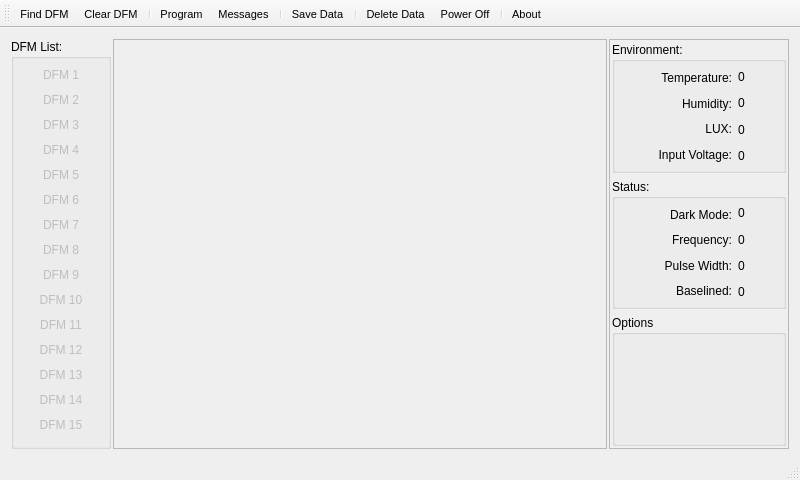
<?xml version="1.0" encoding="UTF-8"?>
<ui version="4.0">
 <class>MainWindow</class>
 <widget class="QMainWindow" name="MainWindow">
  <property name="geometry">
   <rect>
    <x>0</x>
    <y>0</y>
    <width>800</width>
    <height>480</height>
   </rect>
  </property>
  <property name="minimumSize">
   <size>
    <width>800</width>
    <height>480</height>
   </size>
  </property>
  <property name="maximumSize">
   <size>
    <width>800</width>
    <height>480</height>
   </size>
  </property>
  <property name="windowTitle">
   <string>MainWindow</string>
  </property>
  <widget class="QWidget" name="centralwidget">
   <layout class="QHBoxLayout" name="horizontalLayout">
    <item>
     <widget class="QStackedWidget" name="StackedPages">
      <property name="currentIndex">
       <number>1</number>
      </property>
      <widget class="QWidget" name="ProgramPage">
       <property name="toolTipDuration">
        <number>-8</number>
       </property>
      </widget>
      <widget class="QWidget" name="DFMPage">
       <property name="toolTipDuration">
        <number>4</number>
       </property>
       <layout class="QHBoxLayout" name="horizontalLayout_4">
        <property name="spacing">
         <number>2</number>
        </property>
        <property name="leftMargin">
         <number>2</number>
        </property>
        <property name="topMargin">
         <number>2</number>
        </property>
        <property name="rightMargin">
         <number>2</number>
        </property>
        <property name="bottomMargin">
         <number>2</number>
        </property>
        <item>
         <widget class="QGroupBox" name="DFMGroupBox">
          <property name="maximumSize">
           <size>
            <width>100</width>
            <height>16777215</height>
           </size>
          </property>
          <property name="title">
           <string>DFM List:</string>
          </property>
          <layout class="QVBoxLayout" name="verticalLayout">
           <property name="spacing">
            <number>0</number>
           </property>
           <property name="leftMargin">
            <number>2</number>
           </property>
           <property name="topMargin">
            <number>2</number>
           </property>
           <property name="rightMargin">
            <number>2</number>
           </property>
           <property name="bottomMargin">
            <number>2</number>
           </property>
           <item>
            <widget class="QPushButton" name="DFM1Button">
             <property name="enabled">
              <bool>false</bool>
             </property>
             <property name="autoFillBackground">
              <bool>false</bool>
             </property>
             <property name="text">
              <string>DFM 1</string>
             </property>
             <property name="flat">
              <bool>true</bool>
             </property>
            </widget>
           </item>
           <item>
            <widget class="QPushButton" name="DFM2Button">
             <property name="enabled">
              <bool>false</bool>
             </property>
             <property name="text">
              <string>DFM 2</string>
             </property>
             <property name="default">
              <bool>false</bool>
             </property>
             <property name="flat">
              <bool>true</bool>
             </property>
            </widget>
           </item>
           <item>
            <widget class="QPushButton" name="DFM3Button">
             <property name="enabled">
              <bool>false</bool>
             </property>
             <property name="text">
              <string>DFM 3</string>
             </property>
             <property name="flat">
              <bool>true</bool>
             </property>
            </widget>
           </item>
           <item>
            <widget class="QPushButton" name="DFM4Button">
             <property name="enabled">
              <bool>false</bool>
             </property>
             <property name="text">
              <string>DFM 4</string>
             </property>
             <property name="flat">
              <bool>true</bool>
             </property>
            </widget>
           </item>
           <item>
            <widget class="QPushButton" name="DFM5Button">
             <property name="enabled">
              <bool>false</bool>
             </property>
             <property name="text">
              <string>DFM 5</string>
             </property>
             <property name="flat">
              <bool>true</bool>
             </property>
            </widget>
           </item>
           <item>
            <widget class="QPushButton" name="DFM6Button">
             <property name="enabled">
              <bool>false</bool>
             </property>
             <property name="text">
              <string>DFM 6</string>
             </property>
             <property name="flat">
              <bool>true</bool>
             </property>
            </widget>
           </item>
           <item>
            <widget class="QPushButton" name="DFM7Button">
             <property name="enabled">
              <bool>false</bool>
             </property>
             <property name="text">
              <string>DFM 7</string>
             </property>
             <property name="flat">
              <bool>true</bool>
             </property>
            </widget>
           </item>
           <item>
            <widget class="QPushButton" name="DFM8Button">
             <property name="enabled">
              <bool>false</bool>
             </property>
             <property name="text">
              <string>DFM 8</string>
             </property>
             <property name="flat">
              <bool>true</bool>
             </property>
            </widget>
           </item>
           <item>
            <widget class="QPushButton" name="DFM9Button">
             <property name="enabled">
              <bool>false</bool>
             </property>
             <property name="text">
              <string>DFM 9</string>
             </property>
             <property name="flat">
              <bool>true</bool>
             </property>
            </widget>
           </item>
           <item>
            <widget class="QPushButton" name="DFM10Button">
             <property name="enabled">
              <bool>false</bool>
             </property>
             <property name="text">
              <string>DFM 10</string>
             </property>
             <property name="flat">
              <bool>true</bool>
             </property>
            </widget>
           </item>
           <item>
            <widget class="QPushButton" name="DFM11Button">
             <property name="enabled">
              <bool>false</bool>
             </property>
             <property name="text">
              <string>DFM 11</string>
             </property>
             <property name="flat">
              <bool>true</bool>
             </property>
            </widget>
           </item>
           <item>
            <widget class="QPushButton" name="DFM12Button">
             <property name="enabled">
              <bool>false</bool>
             </property>
             <property name="text">
              <string>DFM 12</string>
             </property>
             <property name="flat">
              <bool>true</bool>
             </property>
            </widget>
           </item>
           <item>
            <widget class="QPushButton" name="DFM13Button">
             <property name="enabled">
              <bool>false</bool>
             </property>
             <property name="text">
              <string>DFM 13</string>
             </property>
             <property name="flat">
              <bool>true</bool>
             </property>
            </widget>
           </item>
           <item>
            <widget class="QPushButton" name="DFM14Button">
             <property name="enabled">
              <bool>false</bool>
             </property>
             <property name="text">
              <string>DFM 14</string>
             </property>
             <property name="flat">
              <bool>true</bool>
             </property>
            </widget>
           </item>
           <item>
            <widget class="QPushButton" name="DFM15Button">
             <property name="enabled">
              <bool>false</bool>
             </property>
             <property name="text">
              <string>DFM 15</string>
             </property>
             <property name="flat">
              <bool>true</bool>
             </property>
            </widget>
           </item>
          </layout>
         </widget>
        </item>
        <item>
         <widget class="QFrame" name="frame">
          <property name="frameShape">
           <enum>QFrame::StyledPanel</enum>
          </property>
          <property name="frameShadow">
           <enum>QFrame::Raised</enum>
          </property>
         </widget>
        </item>
        <item>
         <widget class="QFrame" name="frame_2">
          <property name="maximumSize">
           <size>
            <width>180</width>
            <height>16777215</height>
           </size>
          </property>
          <property name="frameShape">
           <enum>QFrame::StyledPanel</enum>
          </property>
          <property name="frameShadow">
           <enum>QFrame::Raised</enum>
          </property>
          <layout class="QVBoxLayout" name="verticalLayout_2">
           <property name="spacing">
            <number>6</number>
           </property>
           <property name="leftMargin">
            <number>2</number>
           </property>
           <property name="topMargin">
            <number>2</number>
           </property>
           <property name="rightMargin">
            <number>2</number>
           </property>
           <property name="bottomMargin">
            <number>2</number>
           </property>
           <item>
            <widget class="QGroupBox" name="groupBox_2">
             <property name="title">
              <string>Environment:</string>
             </property>
             <layout class="QHBoxLayout" name="horizontalLayout_2">
              <property name="spacing">
               <number>2</number>
              </property>
              <property name="leftMargin">
               <number>2</number>
              </property>
              <property name="topMargin">
               <number>2</number>
              </property>
              <property name="rightMargin">
               <number>2</number>
              </property>
              <property name="bottomMargin">
               <number>2</number>
              </property>
              <item>
               <widget class="QFrame" name="frame_3">
                <property name="frameShape">
                 <enum>QFrame::NoFrame</enum>
                </property>
                <property name="frameShadow">
                 <enum>QFrame::Plain</enum>
                </property>
                <property name="lineWidth">
                 <number>0</number>
                </property>
                <layout class="QVBoxLayout" name="verticalLayout_3">
                 <property name="spacing">
                  <number>2</number>
                 </property>
                 <property name="leftMargin">
                  <number>2</number>
                 </property>
                 <property name="topMargin">
                  <number>2</number>
                 </property>
                 <property name="rightMargin">
                  <number>2</number>
                 </property>
                 <property name="bottomMargin">
                  <number>2</number>
                 </property>
                 <item>
                  <widget class="QLabel" name="label_4">
                   <property name="layoutDirection">
                    <enum>Qt::LeftToRight</enum>
                   </property>
                   <property name="text">
                    <string>Temperature:</string>
                   </property>
                   <property name="alignment">
                    <set>Qt::AlignRight|Qt::AlignTrailing|Qt::AlignVCenter</set>
                   </property>
                  </widget>
                 </item>
                 <item>
                  <widget class="QLabel" name="label_2">
                   <property name="layoutDirection">
                    <enum>Qt::LeftToRight</enum>
                   </property>
                   <property name="text">
                    <string>Humidity:</string>
                   </property>
                   <property name="alignment">
                    <set>Qt::AlignRight|Qt::AlignTrailing|Qt::AlignVCenter</set>
                   </property>
                  </widget>
                 </item>
                 <item>
                  <widget class="QLabel" name="label">
                   <property name="layoutDirection">
                    <enum>Qt::LeftToRight</enum>
                   </property>
                   <property name="text">
                    <string>LUX:</string>
                   </property>
                   <property name="alignment">
                    <set>Qt::AlignRight|Qt::AlignTrailing|Qt::AlignVCenter</set>
                   </property>
                  </widget>
                 </item>
                 <item>
                  <widget class="QLabel" name="label_3">
                   <property name="layoutDirection">
                    <enum>Qt::LeftToRight</enum>
                   </property>
                   <property name="text">
                    <string>Input Voltage:</string>
                   </property>
                   <property name="alignment">
                    <set>Qt::AlignRight|Qt::AlignTrailing|Qt::AlignVCenter</set>
                   </property>
                  </widget>
                 </item>
                </layout>
               </widget>
              </item>
              <item>
               <widget class="QFrame" name="frame_4">
                <property name="maximumSize">
                 <size>
                  <width>45</width>
                  <height>16777215</height>
                 </size>
                </property>
                <property name="frameShape">
                 <enum>QFrame::NoFrame</enum>
                </property>
                <property name="frameShadow">
                 <enum>QFrame::Raised</enum>
                </property>
                <layout class="QVBoxLayout" name="verticalLayout_4">
                 <property name="leftMargin">
                  <number>2</number>
                 </property>
                 <property name="topMargin">
                  <number>2</number>
                 </property>
                 <property name="rightMargin">
                  <number>2</number>
                 </property>
                 <property name="bottomMargin">
                  <number>2</number>
                 </property>
                 <item>
                  <widget class="QLabel" name="TempLabel">
                   <property name="text">
                    <string>0</string>
                   </property>
                  </widget>
                 </item>
                 <item>
                  <widget class="QLabel" name="HumidLabel">
                   <property name="text">
                    <string>0</string>
                   </property>
                  </widget>
                 </item>
                 <item>
                  <widget class="QLabel" name="LUXLabel">
                   <property name="text">
                    <string>0</string>
                   </property>
                  </widget>
                 </item>
                 <item>
                  <widget class="QLabel" name="VoltsInLabel">
                   <property name="text">
                    <string>0</string>
                   </property>
                  </widget>
                 </item>
                </layout>
               </widget>
              </item>
             </layout>
            </widget>
           </item>
           <item>
            <widget class="QGroupBox" name="groupBox_3">
             <property name="title">
              <string>Status:</string>
             </property>
             <layout class="QHBoxLayout" name="horizontalLayout_3">
              <property name="spacing">
               <number>2</number>
              </property>
              <property name="leftMargin">
               <number>2</number>
              </property>
              <property name="topMargin">
               <number>2</number>
              </property>
              <property name="rightMargin">
               <number>2</number>
              </property>
              <property name="bottomMargin">
               <number>2</number>
              </property>
              <item>
               <widget class="QFrame" name="frame_5">
                <property name="frameShape">
                 <enum>QFrame::NoFrame</enum>
                </property>
                <property name="frameShadow">
                 <enum>QFrame::Plain</enum>
                </property>
                <property name="lineWidth">
                 <number>0</number>
                </property>
                <layout class="QVBoxLayout" name="verticalLayout_5">
                 <property name="spacing">
                  <number>2</number>
                 </property>
                 <property name="leftMargin">
                  <number>2</number>
                 </property>
                 <property name="topMargin">
                  <number>2</number>
                 </property>
                 <property name="rightMargin">
                  <number>2</number>
                 </property>
                 <property name="bottomMargin">
                  <number>2</number>
                 </property>
                 <item>
                  <widget class="QLabel" name="label_5">
                   <property name="layoutDirection">
                    <enum>Qt::LeftToRight</enum>
                   </property>
                   <property name="text">
                    <string>Dark Mode:</string>
                   </property>
                   <property name="alignment">
                    <set>Qt::AlignRight|Qt::AlignTrailing|Qt::AlignVCenter</set>
                   </property>
                  </widget>
                 </item>
                 <item>
                  <widget class="QLabel" name="label_6">
                   <property name="layoutDirection">
                    <enum>Qt::LeftToRight</enum>
                   </property>
                   <property name="text">
                    <string>Frequency:</string>
                   </property>
                   <property name="alignment">
                    <set>Qt::AlignRight|Qt::AlignTrailing|Qt::AlignVCenter</set>
                   </property>
                  </widget>
                 </item>
                 <item>
                  <widget class="QLabel" name="label_7">
                   <property name="layoutDirection">
                    <enum>Qt::LeftToRight</enum>
                   </property>
                   <property name="text">
                    <string>Pulse Width:</string>
                   </property>
                   <property name="alignment">
                    <set>Qt::AlignRight|Qt::AlignTrailing|Qt::AlignVCenter</set>
                   </property>
                  </widget>
                 </item>
                 <item>
                  <widget class="QLabel" name="label_8">
                   <property name="layoutDirection">
                    <enum>Qt::LeftToRight</enum>
                   </property>
                   <property name="text">
                    <string>Baselined:</string>
                   </property>
                   <property name="alignment">
                    <set>Qt::AlignRight|Qt::AlignTrailing|Qt::AlignVCenter</set>
                   </property>
                  </widget>
                 </item>
                </layout>
               </widget>
              </item>
              <item>
               <widget class="QFrame" name="frame_6">
                <property name="maximumSize">
                 <size>
                  <width>45</width>
                  <height>16777215</height>
                 </size>
                </property>
                <property name="frameShape">
                 <enum>QFrame::NoFrame</enum>
                </property>
                <property name="frameShadow">
                 <enum>QFrame::Raised</enum>
                </property>
                <layout class="QVBoxLayout" name="verticalLayout_7">
                 <property name="leftMargin">
                  <number>2</number>
                 </property>
                 <property name="topMargin">
                  <number>2</number>
                 </property>
                 <property name="rightMargin">
                  <number>2</number>
                 </property>
                 <property name="bottomMargin">
                  <number>2</number>
                 </property>
                 <item>
                  <widget class="QLabel" name="TempLabel_3">
                   <property name="text">
                    <string>0</string>
                   </property>
                  </widget>
                 </item>
                 <item>
                  <widget class="QLabel" name="HumidLabel_3">
                   <property name="text">
                    <string>0</string>
                   </property>
                  </widget>
                 </item>
                 <item>
                  <widget class="QLabel" name="LUXLabel_3">
                   <property name="text">
                    <string>0</string>
                   </property>
                  </widget>
                 </item>
                 <item>
                  <widget class="QLabel" name="VoltsInLabel_3">
                   <property name="text">
                    <string>0</string>
                   </property>
                  </widget>
                 </item>
                </layout>
               </widget>
              </item>
             </layout>
            </widget>
           </item>
           <item>
            <widget class="QGroupBox" name="groupBox_4">
             <property name="title">
              <string>Options</string>
             </property>
            </widget>
           </item>
          </layout>
         </widget>
        </item>
       </layout>
      </widget>
      <widget class="QWidget" name="MessagesPage">
       <property name="toolTipDuration">
        <number>-7</number>
       </property>
      </widget>
     </widget>
    </item>
   </layout>
  </widget>
  <widget class="QStatusBar" name="StatusBar">
   <property name="minimumSize">
    <size>
     <width>0</width>
     <height>20</height>
    </size>
   </property>
  </widget>
  <widget class="QToolBar" name="toolBar">
   <property name="minimumSize">
    <size>
     <width>0</width>
     <height>0</height>
    </size>
   </property>
   <property name="font">
    <font>
     <pointsize>8</pointsize>
    </font>
   </property>
   <property name="windowTitle">
    <string>toolBar</string>
   </property>
   <property name="iconSize">
    <size>
     <width>30</width>
     <height>30</height>
    </size>
   </property>
   <property name="toolButtonStyle">
    <enum>Qt::ToolButtonTextUnderIcon</enum>
   </property>
   <attribute name="toolBarArea">
    <enum>TopToolBarArea</enum>
   </attribute>
   <attribute name="toolBarBreak">
    <bool>false</bool>
   </attribute>
   <addaction name="findDFMAction"/>
   <addaction name="clearDFMAction"/>
   <addaction name="separator"/>
   <addaction name="programAction"/>
   <addaction name="messagesAction"/>
   <addaction name="separator"/>
   <addaction name="saveDataAction"/>
   <addaction name="separator"/>
   <addaction name="deleteDataAction"/>
   <addaction name="powerOffAction"/>
   <addaction name="separator"/>
   <addaction name="aboutMCUAction"/>
  </widget>
  <action name="powerOffAction">
   <property name="icon">
    <iconset theme="application-exit"/>
   </property>
   <property name="text">
    <string>Power Off</string>
   </property>
  </action>
  <action name="findDFMAction">
   <property name="icon">
    <iconset theme="media-playback-start"/>
   </property>
   <property name="text">
    <string>Find DFM</string>
   </property>
  </action>
  <action name="clearDFMAction">
   <property name="icon">
    <iconset theme="media-playback-stop"/>
   </property>
   <property name="text">
    <string>Clear DFM</string>
   </property>
  </action>
  <action name="messagesAction">
   <property name="icon">
    <iconset theme="face-smile"/>
   </property>
   <property name="text">
    <string>Messages</string>
   </property>
   <property name="toolTip">
    <string>Show Messages</string>
   </property>
  </action>
  <action name="programAction">
   <property name="icon">
    <iconset theme="x-office-address-book"/>
   </property>
   <property name="text">
    <string>Program</string>
   </property>
   <property name="toolTip">
    <string>Go to program screen</string>
   </property>
  </action>
  <action name="aboutMCUAction">
   <property name="icon">
    <iconset theme="help-about"/>
   </property>
   <property name="text">
    <string>About</string>
   </property>
   <property name="toolTip">
    <string>About MCU</string>
   </property>
  </action>
  <action name="saveDataAction">
   <property name="icon">
    <iconset theme="document-save"/>
   </property>
   <property name="text">
    <string>Save Data</string>
   </property>
   <property name="toolTip">
    <string>Move data to USB</string>
   </property>
  </action>
  <action name="deleteDataAction">
   <property name="icon">
    <iconset theme="edit-delete"/>
   </property>
   <property name="text">
    <string>Delete Data</string>
   </property>
   <property name="toolTip">
    <string>Remove data from MCU</string>
   </property>
  </action>
 </widget>
 <resources/>
 <connections/>
 <slots>
  <slot>slot1()</slot>
 </slots>
</ui>
